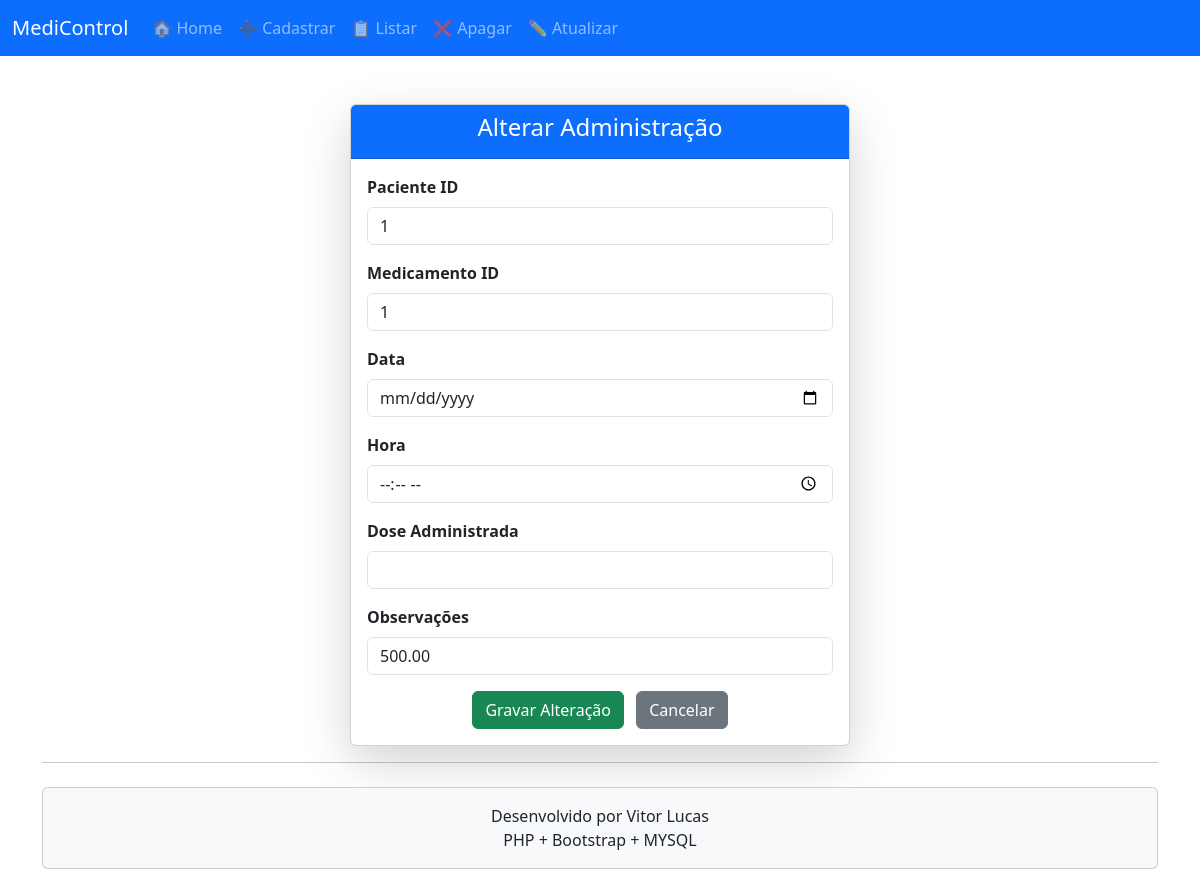
The page /view.formAltAdministracao.php?id_administracao=2 on the database its author committed.
### tables this page shows
CREATE TABLE administracao (
	id_administracao INTEGER NOT NULL AUTO_INCREMENT,
	paciente_id INTEGER NOT NULL,
	medicamento_id INTEGER NOT NULL,
	via_id INTEGER NOT NULL,
	dataa DATE NOT NULL,
	hora TIME NOT NULL,
	dose_administrada NUMERIC(5,2) NOT NULL,
	observacoes VARCHAR(250) NOT NULL,
	PRIMARY KEY (id_administracao),
	FOREIGN KEY (paciente_id) REFERENCES paciente(id_paciente),
	FOREIGN KEY (medicamento_id) REFERENCES medicamento(id_medicamento),
	FOREIGN KEY (via_id) REFERENCES via_administracao(id_via)
);

### model.administracao.class.php (called while the page is built, shortened)
<?php
include_once('model.persistirBD.class.php');
class administracao {
    private $paciente_id;
    private $medicamento_id;
    private $dataa;
    private $hora;
    private $dose_administrada;
    private $observacoes;
    function __construct($paciente_id, $medicamento_id, $dataa, $hora, $dose_administrada, $observacoes) {
        $this->paciente_id = $paciente_id;
        $this->medicamento_id = $medicamento_id;
        $this->dataa = $dataa;
        $this->hora = $hora;
        $this->dose_administrada = $dose_administrada;
        $this->observacoes = $observacoes;
    }
    function buscarAdministracao($id) {
        $bd = new persistirBD("127.0.0.1", "root", "", "bd_medicamentos");
        $bd->conectar();
        $sql = "SELECT * FROM administracao WHERE id_administracao = ".$id;
        $bd->persistir($sql);
        $resultado = $bd->retornoConsultas();
        foreach ($resultado as $linha) {
            $this->paciente_id = $linha[1];
            $this->medicamento_id = $linha[2];
            $this->dataa = $linha[3];
            $this->hora = $linha[4];
            $this->dose_administrada = $linha[5];
            $this->observacoes = $linha[6];
        }
    }
    function getPacienteId() {
        return $this->paciente_id;
    }
    function getMedicamentoId() {
        return $this->medicamento_id;
    }
    function getDataa() {
        return $this->dataa;
    }
    function getHora() {
        return $this->hora;
    }
    function getDoseAdministrada() {
        return $this->dose_administrada;
    }
    function getObservacoes() {
        return $this->observacoes;
    }
}
?>

### model.persistirBD.class.php (called while the page is built, shortened)
<?php
class persistirBD {
	protected $servidor;
	protected $usuario;
	protected $senha;
	protected $banco;
	protected $resultado;
	protected $db;
	function __construct($srv,$usu,$pass,$bd) {
		$this->servidor = $srv;
		$this->usuario = $usu;
		$this->senha = $pass;
		$this->banco = $bd;
	}
       public function conectar() {
		$this->db = new mysqli($this->servidor,$this->usuario,$this->senha,$this->banco);
		if(mysqli_connect_errno()){
			return 0;
		} else {
			return 1;
		}
	}
	public function persistir($sql) {
		$this->consulta = $sql;
		$this->resultado = $this->db->query($this->consulta);
	}
	public function retornoConsultas() {
		$tuplas = [];
		while ($ttuplas = $this->resultado->fetch_array(MYSQLI_NUM)) {
			$tuplas[] = $ttuplas;
		}
		return $tuplas;
	}
}
?>

### view.formAltAdministracao.php (the view, shortened to what this page needs)
<?php
include_once('view.cabecalho.php');
include_once('model.administracao.class.php');
$administracao = new administracao("", "", "", "", "", "", "");
$administracao->buscarAdministracao($_GET['id_administracao']);
?>
<div class="container mt-5">
    <div class="card shadow-lg mx-auto" style="max-width: 500px;">
        <div class="card-header bg-primary text-white text-center">
            <h4>Alterar Administração</h4>
        </div>
        <div class="card-body">
            <form method="post" action="controller.updAdministracao.php">
            <div class="mb-3">
                <label class="form-label fw-bold">Paciente ID</label>
                <input type="text" class="form-control" value="<?php echo $administracao->getPacienteId(); ?>" readonly>
            </div>
            <div class="mb-3">
                <label class="form-label fw-bold">Medicamento ID</label>
                <input type="text" class="form-control" value="<?php echo $administracao->getMedicamentoId(); ?>" readonly>
            </div>
            <div class="mb-3">
                    <label class="form-label fw-bold">Data</label>
                    <input type="date" class="form-control" name="dataa" value="<?php echo $administracao->getDataa(); ?>" required>
                </div>
                <div class="mb-3">
                    <label class="form-label fw-bold">Hora</label>
                    <input type="time" class="form-control" name="hora" value="<?php echo $administracao->getHora(); ?>" required>
                </div>
                <div class="mb-3">
                    <label class="form-label fw-bold">Dose Administrada</label>
                    <input type="number" step="0.01" class="form-control" name="dose_administrada" value="<?php echo $administracao->getDoseAdministrada(); ?>" required>
                </div>
                <div class="mb-3">
                    <label class="form-label fw-bold">Observações</label>
                    <input type="text" class="form-control" name="observacoes" value="<?php echo htmlspecialchars($administracao->getObservacoes()); ?>">
                </div>
                <div class="text-center">
                    <button type="submit" class="btn btn-success">
                         Gravar Alteração
                    </button>
                    <a href="view.formListaAdministracao.php" class="btn btn-secondary ms-2">
                         Cancelar
                    </a>
                </div>
            </form>
        </div>
    </div>
</div>
<?php
include_once('view.rodape.php');
?>

### rows shown on the page
administracao: paciente "1", medicamento "1", observacoes "500.00"
